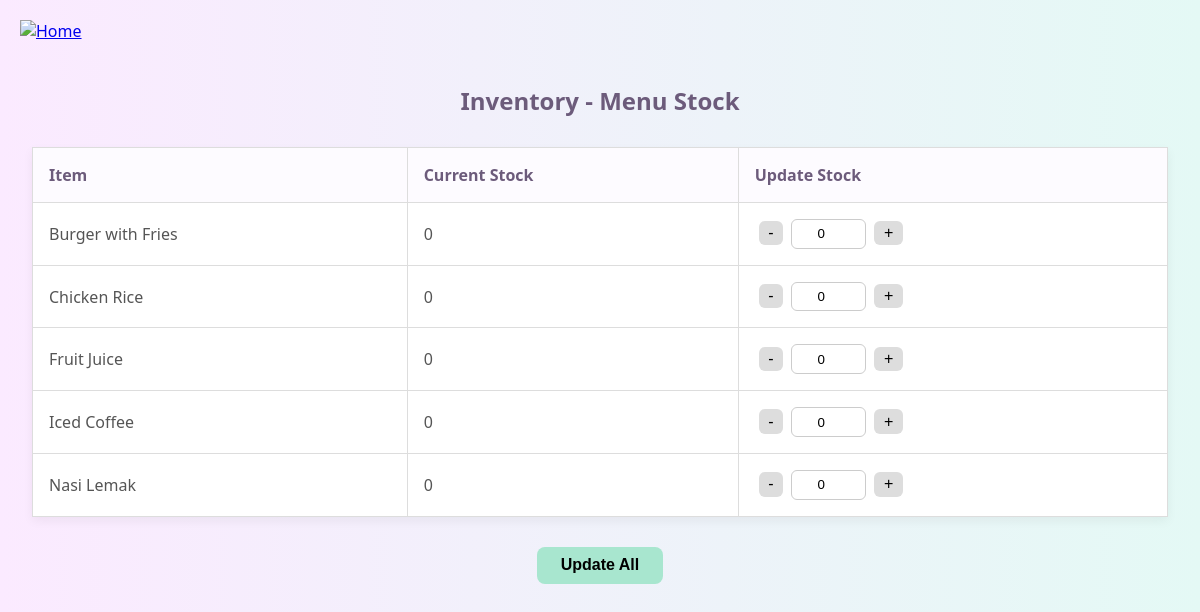
/manage_stock.php (signed in), run on the app's committed database.
### tables this page shows
CREATE TABLE `menu` (
  `id` int(11) NOT NULL,
  `name` varchar(100) NOT NULL,
  `description` text DEFAULT NULL,
  `category` enum('food','drink') NOT NULL,
  `price` decimal(10,2) NOT NULL,
  `availability` enum('available','unavailable') DEFAULT 'available'
);

### manage_stock.php (the view, shortened to what this page needs)
<?php
include("config.php");
?>
<!DOCTYPE html>
<html>
<head>
</head>
<body>
<a href="staff_dashboard.php" class="home-btn">
    <img src="images/logo1.png" alt="Home">
</a>
<h2>Inventory - Menu Stock</h2>
<form method="POST">
    <table>
        <tr>
            <th>Item</th>
            <th>Current Stock</th>
            <th>Update Stock</th>
        </tr>
        <?php
        $result = $conn->query("
            SELECT m.id, m.name, COALESCE(s.stock_quantity, 0) AS quantity
            FROM menu m
            LEFT JOIN stock s ON m.id = s.menu_id
            ORDER BY m.name ASC
        ");
        while ($row = $result->fetch_assoc()) {
            $menuId = intval($row['id']);
            $menuName = htmlspecialchars($row['name']);
            $stockQty = intval($row['quantity']);
            echo "<tr>
                <td>$menuName</td>
                <td>$stockQty</td>
                <td>
                    <input type='hidden' name='menu_id[]' value='$menuId'>
                    <button type='button' class='qty-btn' onclick='changeQty(this, -1)'>-</button>
                    <input type='number' name='stock_quantity[]' value='$stockQty' min='0' required>
                    <button type='button' class='qty-btn' onclick='changeQty(this, 1)'>+</button>
                </td>
            </tr>";
        }
        ?>
    </table>
    <button type="submit" class="update-all-btn">Update All</button>
</form>
</body>
</html>

### manage_stock.php (style rules this page uses)
body { font-family: 'Segoe UI', Tahoma, sans-serif; background: linear-gradient(to right, #fbeaff, #e4f9f5); padding: 4rem 2rem 2rem; margin: 0; position: relative; }
.home-btn { position: fixed; top: 20px; left: 20px; z-index: 1000; }
.home-btn img { height: 60px; width: auto; cursor: pointer; transition: transform 0.2s ease; }
h2 { color: #6c5b7b; text-align: center; margin-bottom: 30px; }
table { width: 100%; border-collapse: collapse; background-color: #fff; box-shadow: 0 4px 10px rgba(0,0,0,0.05); }
th, td { padding: 1rem; border: 1px solid #ddd; text-align: left; }
th { background-color: #fdfbff; color: #6c5b7b; }
td { color: #555; }
input[type="number"] { width: 60px; padding: 0.4rem; border: 1px solid #ccc; border-radius: 6px; text-align: center; }
.qty-btn { background-color: #ddd; border: none; padding: 0.2rem 0.6rem; cursor: pointer; font-size: 1rem; border-radius: 6px; margin: 0 4px; }
.update-all-btn { display: block; margin: 30px auto 0; background-color: #a8e6cf; border: none; padding: 0.6rem 1.5rem; font-weight: bold; font-size: 1rem; border-radius: 8px; cursor: pointer; }

### data on the page
menu: name "Burger with Fries", stockQty "0", value "0"
menu: name "Chicken Rice", stockQty "0", value "0"
menu: name "Fruit Juice", stockQty "0", value "0"
menu: name "Iced Coffee", stockQty "0", value "0"
menu: name "Nasi Lemak", stockQty "0", value "0"
